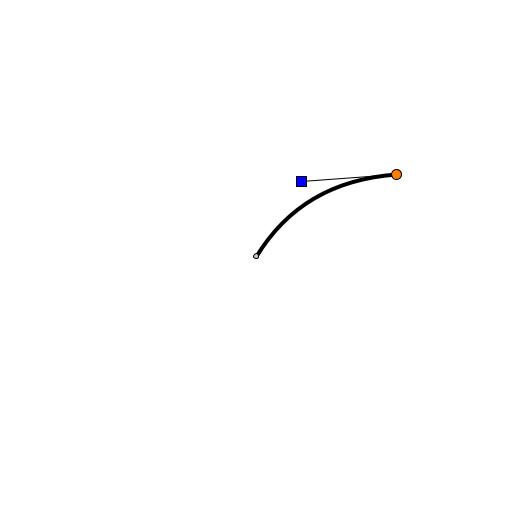
Frame 1 (no input)
Frame 60 (the mouse pressed at the canvas centre just before this capture): identical to frame 1, image omitted
Frame 120 (the mouse held since frame 60 and released just before this capture): identical to frame 1, image omitted

The Processing sketch that drew this single still picture (run headless with seeded random() and noise(); from frame 60 on, the mouse is pressed at the canvas centre):

// Processing sketch: control_curves
// ── control_curves.pde
float ax, ay, cx, cy;
boolean isOnControl, isOnAnchor;
float radius = 5;

void setup() {
  size(512, 512);

  cx = random(100, width - 100);
  cy = random(100, width - 100);
  ax = random(100, width - 100);
  ay = random(100, width - 100);
}

void draw() {
  background(255);
  noFill();
  strokeWeight(4);
  stroke(0);

  // Curve
  beginShape();
  vertex(width / 2, height / 2);
  quadraticVertex(cx, cy, ax, ay);
  endShape();

  // Center point
  fill(200);
  strokeWeight(1);
  ellipse(width / 2, height / 2, radius, radius);

  // Connecting handle
  line(cx, cy, ax, ay);

  // Control point
  fill(0, 0, 255);
  rect(cx - radius, cy - radius, radius * 2, radius * 2);

  // Anchor point
  fill(255, 127, 0);
  ellipse(ax, ay, radius * 2, radius * 2);

  if (dist(mouseX, mouseY, ax, ay) < radius) {
    isOnAnchor = true;
  } else if (dist(mouseX, mouseY, cx, cy) < radius) {
    isOnControl = true;
  } else {
    isOnAnchor = isOnControl = false;
  }
}

void mouseDragged() {
  if (isOnControl) {
    cx = mouseX;
    cy = mouseY;
  } else if (isOnAnchor) {
    ax = mouseX;
    ay = mouseY;
  }
}
